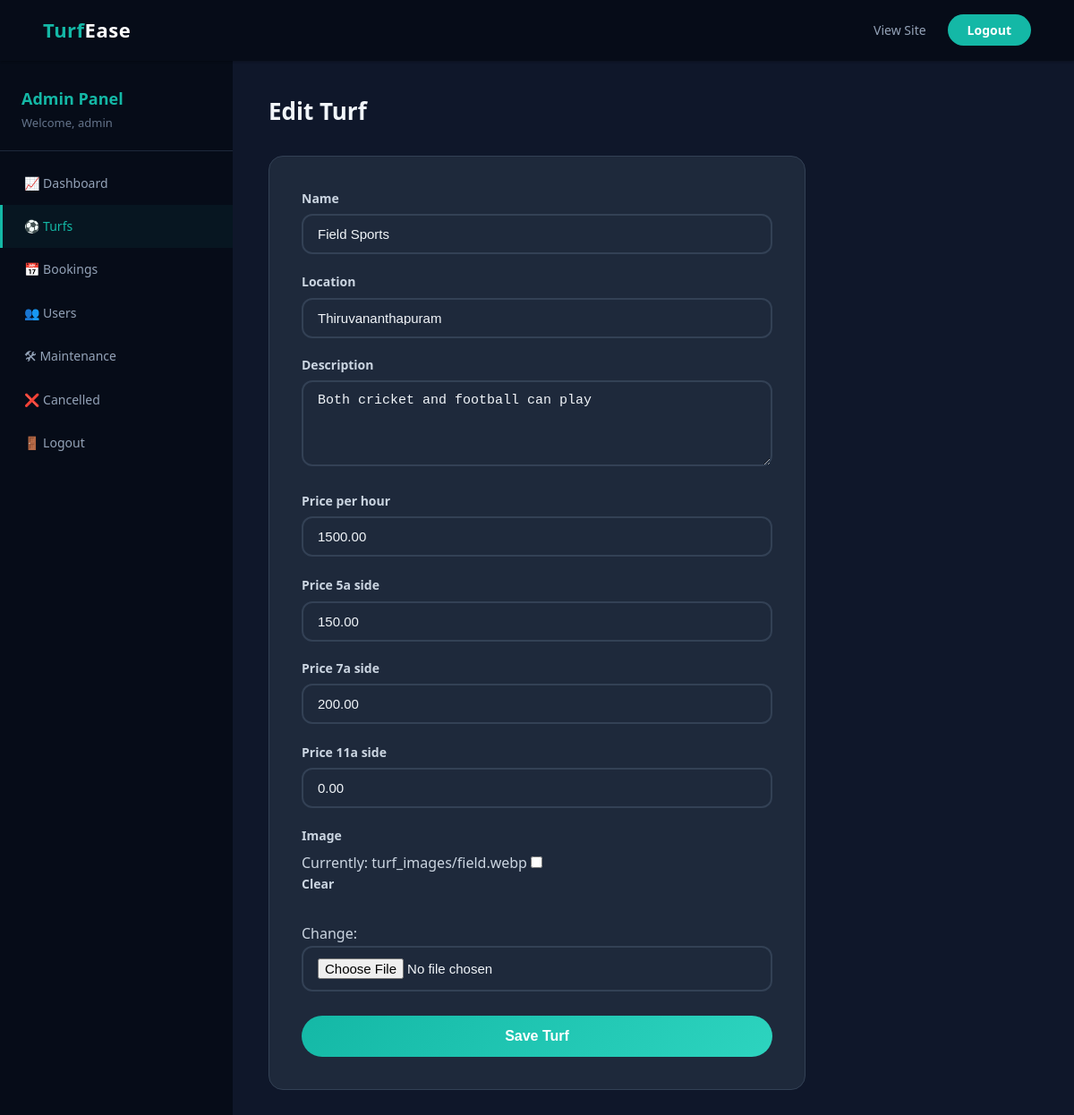
The app's page /admin-dashboard/turfs/edit/2/ (signed in) with its own data.
### turfs/models.py (models this page shows, shortened)
class Turf(models.Model):
    name = models.CharField(max_length=200)
    location = models.CharField(max_length=300)
    description = models.TextField()
    price_per_hour = models.DecimalField(max_digits=10, decimal_places=2)
    price_5a_side = models.DecimalField(max_digits=10, decimal_places=2, default=0, help_text='Additional fixed price for 5-a-side teams')
    price_7a_side = models.DecimalField(max_digits=10, decimal_places=2, default=0, help_text='Additional fixed price for 7-a-side teams')
    price_11a_side = models.DecimalField(max_digits=10, decimal_places=2, default=0, help_text='Additional fixed price for 11-a-side teams')
    image = models.ImageField(upload_to='turf_images/', blank=True, null=True)
    created_at = models.DateTimeField(auto_now_add=True)

### dashboard/views.py (the view)
# urls.py: path('turfs/edit/<int:pk>/', views.edit_turf, name='edit_turf'),
@login_required(login_url='admin_login')
@user_passes_test(is_admin, login_url='admin_login')
def edit_turf(request, pk):
    turf = get_object_or_404(Turf, pk=pk)
    if request.method == 'POST':
        form = TurfForm(request.POST, request.FILES, instance=turf)
        if form.is_valid():
            form.save()
            messages.success(request, 'Turf updated successfully!')
            return redirect('dashboard_turfs')
    else:
        form = TurfForm(instance=turf)
    return render(request, 'dashboard/turf_form.html', {'form': form, 'title': 'Edit Turf'})

### turfs/forms.py
class TurfForm(forms.ModelForm):
    class Meta:
        model = Turf
        fields = ['name', 'location', 'description', 'price_per_hour', 'price_5a_side', 'price_7a_side', 'price_11a_side', 'image']
        widgets = {
            'name': forms.TextInput(attrs={'class': 'form-control'}),
            'location': forms.TextInput(attrs={'class': 'form-control'}),
            'description': forms.Textarea(attrs={'class': 'form-control', 'rows': 4}),
            'price_per_hour': forms.NumberInput(attrs={'class': 'form-control'}),
            'price_5a_side': forms.NumberInput(attrs={'class': 'form-control', 'placeholder': 'Additional price for 5-a-side'}),
            'price_7a_side': forms.NumberInput(attrs={'class': 'form-control', 'placeholder': 'Additional price for 7-a-side'}),
            'price_11a_side': forms.NumberInput(attrs={'class': 'form-control', 'placeholder': 'Additional price for 11-a-side'}),
            'image': forms.ClearableFileInput(attrs={'class': 'form-control'}),
        }

### bookings/context_processors.py (called while the page is built)
def unread_notifications(request):
    if request.user.is_authenticated and not request.user.is_staff:
        count = Notification.objects.filter(user=request.user, is_read=False).count()
        return {'unread_notification_count': count}
    return {'unread_notification_count': 0}

### dashboard/views.py (called while the page is built)
def is_admin(user):
    return user.is_staff

### templates/dashboard/turf_form.html (shortened to what this page needs)
{% extends 'dashboard/base_dashboard.html' %}
{% block dashboard_content %}
<h1>{{ title }}</h1>
<div class="dashboard-form">
    <form method="post" enctype="multipart/form-data">
        {% for field in form %}
            <div class="form-group">
                <label for="{{ field.id_for_label }}">{{ field.label }}</label>
                {{ field }}
            </div>
        {% endfor %}
        <button type="submit" class="btn-submit">Save Turf</button>
    </form>
</div>
{% endblock %}

### templates/dashboard/base_dashboard.html (shortened to what this page needs)
{% load static %}
<!DOCTYPE html>
<html lang="en">
<head>
    <link rel="stylesheet" href="{% static 'css/style.css' %}">
</head>
<body class="theme-dark">
    <nav class="navbar">
        <a href="{% url 'home' %}" class="logo">Turf<span>Ease</span></a>
        <ul class="nav-links">
            <li><a href="{% url 'home' %}">View Site</a></li>
            <li><a href="{% url 'logout' %}" class="btn-nav">Logout</a></li>
        </ul>
    </nav>
    <div class="dashboard-layout">
        <aside class="sidebar">
            <div class="sidebar-header">
                <h2>Admin Panel</h2>
                <p>Welcome, {{ user.username }}</p>
            </div>
            <nav>
                <a href="{% url 'dashboard_home' %}" class="{% if request.resolver_match.url_name == 'dashboard_home' %}active{% endif %}">
                    &#128200; Dashboard
                </a>
                <a href="{% url 'dashboard_turfs' %}" class="{% if 'turf' in request.resolver_match.url_name %}active{% endif %}">
                    &#9917; Turfs
                </a>
                <a href="{% url 'dashboard_bookings' %}" class="{% if request.resolver_match.url_name == 'dashboard_bookings' %}active{% endif %}">
                    &#128197; Bookings
                </a>
                <a href="{% url 'dashboard_users' %}" class="{% if request.resolver_match.url_name == 'dashboard_users' %}active{% endif %}">
                    &#128101; Users
                </a>
                <a href="{% url 'dashboard_maintenance' %}" class="{% if 'maintenance' in request.resolver_match.url_name %}active{% endif %}">
                    &#128736; Maintenance
                </a>
                <a href="{% url 'dashboard_cancelled' %}" class="{% if request.resolver_match.url_name == 'dashboard_cancelled' %}active{% endif %}">
                    &#10060; Cancelled
                </a>
                <a href="{% url 'logout' %}">
                    &#128682; Logout
                </a>
            </nav>
        </aside>
        <main class="dashboard-main">
            {% block dashboard_content %}{% endblock %}
        </main>
    </div>
</body>
</html>

### records on screen
Turf: form "Field Sports" "Thiruvananthapuram" "Both cricket and football can play" "1500.00" "150.00" "200.00" "0.00"

### other values on screen
{{ user.username }} "admin"
{{ title }} "Edit Turf"
{{ field.label }} "Name" "Location" "Description" "Price per hour" "Price 5a side" "Price 7a side" "Price 11a side" "Image"
